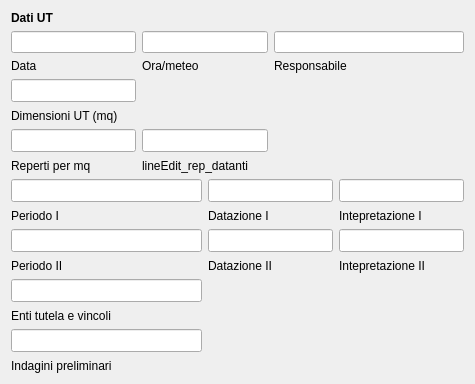
       <widget class="QWidget" name="tab_3">
        <attribute name="title">
         <string>Dati UT</string>
        </attribute>
        <layout class="QGridLayout" name="gridLayout_12">
         <item row="0" column="0" colspan="3">
          <widget class="QLabel" name="label_56">
           <property name="font">
            <font>
             <weight>75</weight>
             <bold>true</bold>
            </font>
           </property>
           <property name="text">
            <string>Dati UT</string>
           </property>
          </widget>
         </item>
         <item row="1" column="0">
          <widget class="QLineEdit" name="lineEdit_data"/>
         </item>
         <item row="1" column="1" colspan="2">
          <widget class="QLineEdit" name="lineEdit_ora_meteo"/>
         </item>
         <item row="1" column="3" colspan="2">
          <widget class="QLineEdit" name="lineEdit_responsabile"/>
         </item>
         <item row="2" column="0">
          <widget class="QLabel" name="label_20">
           <property name="text">
            <string>Data</string>
           </property>
          </widget>
         </item>
         <item row="2" column="1" colspan="2">
          <widget class="QLabel" name="label_25">
           <property name="text">
            <string>Ora/meteo</string>
           </property>
          </widget>
         </item>
         <item row="2" column="3" colspan="2">
          <widget class="QLabel" name="label_23">
           <property name="text">
            <string>Responsabile</string>
           </property>
          </widget>
         </item>
         <item row="3" column="0">
          <widget class="QLineEdit" name="lineEdit_dimensioni_ut">
           <property name="minimumSize">
            <size>
             <width>0</width>
             <height>22</height>
            </size>
           </property>
           <property name="font">
            <font>
             <pointsize>10</pointsize>
            </font>
           </property>
          </widget>
         </item>
         <item row="4" column="0">
          <widget class="QLabel" name="label_21">
           <property name="minimumSize">
            <size>
             <width>0</width>
             <height>15</height>
            </size>
           </property>
           <property name="text">
            <string>Dimensioni UT (mq)</string>
           </property>
          </widget>
         </item>
         <item row="5" column="0">
          <widget class="QLineEdit" name="lineEdit_rep_per_mq">
           <property name="minimumSize">
            <size>
             <width>0</width>
             <height>22</height>
            </size>
           </property>
           <property name="font">
            <font>
             <pointsize>10</pointsize>
            </font>
           </property>
          </widget>
         </item>
         <item row="5" column="1" colspan="2">
          <widget class="QLineEdit" name="lineEdit_rep_datanti">
           <property name="minimumSize">
            <size>
             <width>0</width>
             <height>22</height>
            </size>
           </property>
           <property name="font">
            <font>
             <pointsize>10</pointsize>
            </font>
           </property>
           <property name="text">
            <string/>
           </property>
          </widget>
         </item>
         <item row="6" column="0">
          <widget class="QLabel" name="label_26">
           <property name="minimumSize">
            <size>
             <width>0</width>
             <height>15</height>
            </size>
           </property>
           <property name="text">
            <string>Reperti per mq</string>
           </property>
           <property name="wordWrap">
            <bool>true</bool>
           </property>
          </widget>
         </item>
         <item row="6" column="1" colspan="2">
          <widget class="QLabel" name="label_54">
           <property name="minimumSize">
            <size>
             <width>0</width>
             <height>15</height>
            </size>
           </property>
           <property name="text">
            <string>lineEdit_rep_datanti</string>
           </property>
           <property name="wordWrap">
            <bool>true</bool>
           </property>
          </widget>
         </item>
         <item row="7" column="0" colspan="2">
          <widget class="QLineEdit" name="lineEdit_periodo_I">
           <property name="minimumSize">
            <size>
             <width>0</width>
             <height>22</height>
            </size>
           </property>
           <property name="font">
            <font>
             <pointsize>10</pointsize>
            </font>
           </property>
          </widget>
         </item>
         <item row="7" column="2" colspan="2">
          <widget class="QLineEdit" name="lineEdit_datazione_I">
           <property name="minimumSize">
            <size>
             <width>0</width>
             <height>22</height>
            </size>
           </property>
           <property name="font">
            <font>
             <pointsize>10</pointsize>
            </font>
           </property>
          </widget>
         </item>
         <item row="7" column="4">
          <widget class="QLineEdit" name="lineEdit_interpretazione_I">
           <property name="minimumSize">
            <size>
             <width>0</width>
             <height>22</height>
            </size>
           </property>
           <property name="font">
            <font>
             <pointsize>10</pointsize>
            </font>
           </property>
          </widget>
         </item>
         <item row="8" column="0">
          <widget class="QLabel" name="label_57">
           <property name="minimumSize">
            <size>
             <width>0</width>
             <height>15</height>
            </size>
           </property>
           <property name="text">
            <string>Periodo I</string>
           </property>
           <property name="wordWrap">
            <bool>true</bool>
           </property>
          </widget>
         </item>
         <item row="8" column="2" colspan="2">
          <widget class="QLabel" name="label_53">
           <property name="minimumSize">
            <size>
             <width>0</width>
             <height>15</height>
            </size>
           </property>
           <property name="text">
            <string>Datazione I</string>
           </property>
           <property name="wordWrap">
            <bool>true</bool>
           </property>
          </widget>
         </item>
         <item row="8" column="4">
          <widget class="QLabel" name="label_55">
           <property name="minimumSize">
            <size>
             <width>0</width>
             <height>15</height>
            </size>
           </property>
           <property name="text">
            <string>Intepretazione I</string>
           </property>
           <property name="wordWrap">
            <bool>true</bool>
           </property>
          </widget>
         </item>
         <item row="9" column="0" colspan="2">
          <widget class="QLineEdit" name="lineEdit_periodo_II">
           <property name="minimumSize">
            <size>
             <width>0</width>
             <height>22</height>
            </size>
           </property>
           <property name="font">
            <font>
             <pointsize>10</pointsize>
            </font>
           </property>
          </widget>
         </item>
         <item row="9" column="2" colspan="2">
          <widget class="QLineEdit" name="lineEdit_datazione_II">
           <property name="minimumSize">
            <size>
             <width>0</width>
             <height>22</height>
            </size>
           </property>
           <property name="font">
            <font>
             <pointsize>10</pointsize>
            </font>
           </property>
          </widget>
         </item>
         <item row="9" column="4">
          <widget class="QLineEdit" name="lineEdit_interpretazione_II">
           <property name="minimumSize">
            <size>
             <width>0</width>
             <height>22</height>
            </size>
           </property>
           <property name="font">
            <font>
             <pointsize>10</pointsize>
            </font>
           </property>
          </widget>
         </item>
         <item row="10" column="0">
          <widget class="QLabel" name="label_59">
           <property name="minimumSize">
            <size>
             <width>0</width>
             <height>15</height>
            </size>
           </property>
           <property name="text">
            <string>Periodo II</string>
           </property>
           <property name="wordWrap">
            <bool>true</bool>
           </property>
          </widget>
         </item>
         <item row="10" column="2" colspan="2">
          <widget class="QLabel" name="label_60">
           <property name="minimumSize">
            <size>
             <width>0</width>
             <height>15</height>
            </size>
           </property>
           <property name="text">
            <string>Datazione II</string>
           </property>
           <property name="wordWrap">
            <bool>true</bool>
           </property>
          </widget>
         </item>
         <item row="10" column="4">
          <widget class="QLabel" name="label_58">
           <property name="minimumSize">
            <size>
             <width>0</width>
             <height>15</height>
            </size>
           </property>
           <property name="text">
            <string>Intepretazione II</string>
           </property>
           <property name="wordWrap">
            <bool>true</bool>
           </property>
          </widget>
         </item>
         <item row="11" column="0" colspan="2">
          <widget class="QLineEdit" name="lineEdit_enti_tutela_vincoli">
           <property name="minimumSize">
            <size>
             <width>0</width>
             <height>22</height>
            </size>
           </property>
           <property name="font">
            <font>
             <pointsize>10</pointsize>
            </font>
           </property>
          </widget>
         </item>
         <item row="12" column="0">
          <widget class="QLabel" name="label_61">
           <property name="minimumSize">
            <size>
             <width>0</width>
             <height>15</height>
            </size>
           </property>
           <property name="text">
            <string>Enti tutela e vincoli</string>
           </property>
           <property name="wordWrap">
            <bool>true</bool>
           </property>
          </widget>
         </item>
         <item row="13" column="0" colspan="2">
          <widget class="QLineEdit" name="lineEdit_indagini_preliminari">
           <property name="minimumSize">
            <size>
             <width>0</width>
             <height>22</height>
            </size>
           </property>
           <property name="font">
            <font>
             <pointsize>10</pointsize>
            </font>
           </property>
          </widget>
         </item>
         <item row="14" column="0" colspan="2">
          <widget class="QLabel" name="label_62">
           <property name="minimumSize">
            <size>
             <width>0</width>
             <height>15</height>
            </size>
           </property>
           <property name="text">
            <string>Indagini preliminari</string>
           </property>
           <property name="wordWrap">
            <bool>true</bool>
           </property>
          </widget>
         </item>
        </layout>
       </widget>
